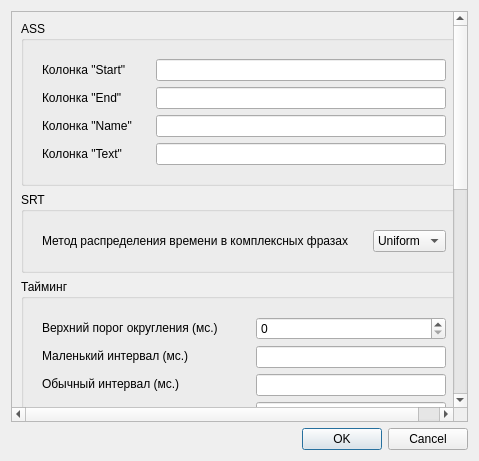
<?xml version="1.0" encoding="UTF-8"?>
<ui version="4.0">
 <class>Dialog</class>
 <widget class="QDialog" name="Dialog">
  <property name="geometry">
   <rect>
    <x>0</x>
    <y>0</y>
    <width>479</width>
    <height>461</height>
   </rect>
  </property>
  <property name="windowTitle">
   <string>Dialog</string>
  </property>
  <layout class="QVBoxLayout" name="verticalLayout">
   <item>
    <widget class="QScrollArea" name="scrollArea">
     <property name="widgetResizable">
      <bool>true</bool>
     </property>
     <widget class="QWidget" name="scrollAreaWidgetContents">
      <property name="geometry">
       <rect>
        <x>0</x>
        <y>0</y>
        <width>442</width>
        <height>798</height>
       </rect>
      </property>
      <layout class="QVBoxLayout" name="verticalLayout_2">
       <item>
        <widget class="QGroupBox" name="groupBox">
         <property name="title">
          <string>ASS</string>
         </property>
         <layout class="QHBoxLayout" name="horizontalLayout_5">
          <item>
           <widget class="QWidget" name="widget_7" native="true">
            <layout class="QVBoxLayout" name="verticalLayout_11">
             <item>
              <widget class="QLabel" name="label_13">
               <property name="text">
                <string>Колонка &quot;Start&quot;</string>
               </property>
              </widget>
             </item>
             <item>
              <widget class="QLabel" name="label_12">
               <property name="text">
                <string>Колонка &quot;End&quot;</string>
               </property>
              </widget>
             </item>
             <item>
              <widget class="QLabel" name="label_11">
               <property name="text">
                <string>Колонка &quot;Name&quot;</string>
               </property>
              </widget>
             </item>
             <item>
              <widget class="QLabel" name="label_10">
               <property name="text">
                <string>Колонка &quot;Text&quot;</string>
               </property>
              </widget>
             </item>
            </layout>
           </widget>
          </item>
          <item>
           <widget class="QWidget" name="widget_8" native="true">
            <layout class="QVBoxLayout" name="verticalLayout_10">
             <item>
              <widget class="QLineEdit" name="lineEdit_11"/>
             </item>
             <item>
              <widget class="QLineEdit" name="lineEdit_10"/>
             </item>
             <item>
              <widget class="QLineEdit" name="lineEdit_9"/>
             </item>
             <item>
              <widget class="QLineEdit" name="lineEdit_8"/>
             </item>
            </layout>
           </widget>
          </item>
         </layout>
        </widget>
       </item>
       <item>
        <widget class="QGroupBox" name="groupBox_2">
         <property name="title">
          <string>SRT</string>
         </property>
         <layout class="QHBoxLayout" name="horizontalLayout_6">
          <item>
           <widget class="QWidget" name="widget_9" native="true">
            <layout class="QVBoxLayout" name="verticalLayout_12">
             <item>
              <widget class="QLabel" name="label_14">
               <property name="text">
                <string>Метод распределения времени в комплексных фразах</string>
               </property>
              </widget>
             </item>
            </layout>
           </widget>
          </item>
          <item>
           <widget class="QWidget" name="widget_10" native="true">
            <layout class="QVBoxLayout" name="verticalLayout_13">
             <item>
              <widget class="QComboBox" name="comboBox">
               <item>
                <property name="text">
                 <string>Uniform</string>
                </property>
               </item>
               <item>
                <property name="text">
                 <string>Fair</string>
                </property>
               </item>
              </widget>
             </item>
            </layout>
           </widget>
          </item>
         </layout>
        </widget>
       </item>
       <item>
        <widget class="QGroupBox" name="groupBox_4">
         <property name="title">
          <string>Тайминг</string>
         </property>
         <layout class="QHBoxLayout" name="horizontalLayout">
          <item>
           <widget class="QWidget" name="widget_2" native="true">
            <layout class="QVBoxLayout" name="verticalLayout_4">
             <item>
              <widget class="QLabel" name="label">
               <property name="text">
                <string>Верхний порог округления (мс.)</string>
               </property>
              </widget>
             </item>
             <item>
              <widget class="QLabel" name="label_2">
               <property name="text">
                <string>Маленький интервал (мс.)</string>
               </property>
              </widget>
             </item>
             <item>
              <widget class="QLabel" name="label_5">
               <property name="text">
                <string>Обычный интервал (мс.)</string>
               </property>
              </widget>
             </item>
             <item>
              <widget class="QLabel" name="label_4">
               <property name="text">
                <string>Большой интервал (мс.)</string>
               </property>
              </widget>
             </item>
             <item>
              <widget class="QLabel" name="label_3">
               <property name="text">
                <string>Очень большой интервал (мс.)</string>
               </property>
              </widget>
             </item>
             <item>
              <widget class="QLabel" name="label_15">
               <property name="text">
                <string>Слишком большой интервал (мс.)</string>
               </property>
              </widget>
             </item>
            </layout>
           </widget>
          </item>
          <item>
           <widget class="QWidget" name="widget" native="true">
            <layout class="QVBoxLayout" name="verticalLayout_3">
             <item>
              <widget class="QSpinBox" name="spinBox"/>
             </item>
             <item>
              <widget class="QLineEdit" name="lineEdit_5"/>
             </item>
             <item>
              <widget class="QLineEdit" name="lineEdit_2"/>
             </item>
             <item>
              <widget class="QLineEdit" name="lineEdit"/>
             </item>
             <item>
              <widget class="QLineEdit" name="lineEdit_3"/>
             </item>
             <item>
              <widget class="QLineEdit" name="lineEdit_4"/>
             </item>
            </layout>
           </widget>
          </item>
         </layout>
        </widget>
       </item>
       <item>
        <widget class="QGroupBox" name="groupBox_3">
         <property name="title">
          <string>Стиль документа</string>
         </property>
         <layout class="QVBoxLayout" name="verticalLayout_9">
          <item>
           <widget class="QGroupBox" name="groupBox_6">
            <property name="title">
             <string>Нумерация страниц: Шрифт</string>
            </property>
            <layout class="QHBoxLayout" name="horizontalLayout_3">
             <item>
              <widget class="QWidget" name="widget_5" native="true">
               <layout class="QVBoxLayout" name="verticalLayout_8">
                <item>
                 <widget class="QLabel" name="label_8">
                  <property name="text">
                   <string>Имя</string>
                  </property>
                 </widget>
                </item>
                <item>
                 <widget class="QLabel" name="label_9">
                  <property name="text">
                   <string>Размер</string>
                  </property>
                 </widget>
                </item>
               </layout>
              </widget>
             </item>
             <item>
              <widget class="QFrame" name="frame">
               <property name="frameShape">
                <enum>QFrame::StyledPanel</enum>
               </property>
               <property name="frameShadow">
                <enum>QFrame::Raised</enum>
               </property>
               <layout class="QVBoxLayout" name="verticalLayout_7">
                <item>
                 <widget class="QLineEdit" name="lineEdit_7"/>
                </item>
                <item>
                 <widget class="QDoubleSpinBox" name="doubleSpinBox_2"/>
                </item>
               </layout>
              </widget>
             </item>
            </layout>
           </widget>
          </item>
          <item>
           <widget class="QGroupBox" name="groupBox_5">
            <property name="title">
             <string>Главный шрифт</string>
            </property>
            <layout class="QHBoxLayout" name="horizontalLayout_2">
             <item>
              <widget class="QWidget" name="widget_4" native="true">
               <layout class="QVBoxLayout" name="verticalLayout_5">
                <item>
                 <widget class="QLabel" name="label_6">
                  <property name="text">
                   <string>Имя</string>
                  </property>
                 </widget>
                </item>
                <item>
                 <widget class="QLabel" name="label_7">
                  <property name="text">
                   <string>Размер</string>
                  </property>
                 </widget>
                </item>
               </layout>
              </widget>
             </item>
             <item>
              <widget class="QWidget" name="widget_3" native="true">
               <layout class="QVBoxLayout" name="verticalLayout_6">
                <item>
                 <widget class="QLineEdit" name="lineEdit_6"/>
                </item>
                <item>
                 <widget class="QDoubleSpinBox" name="doubleSpinBox"/>
                </item>
               </layout>
              </widget>
             </item>
            </layout>
           </widget>
          </item>
          <item>
           <widget class="QWidget" name="widget_6" native="true">
            <layout class="QHBoxLayout" name="horizontalLayout_4">
             <item>
              <spacer name="horizontalSpacer">
               <property name="orientation">
                <enum>Qt::Horizontal</enum>
               </property>
               <property name="sizeHint" stdset="0">
                <size>
                 <width>270</width>
                 <height>20</height>
                </size>
               </property>
              </spacer>
             </item>
             <item>
              <widget class="QCheckBox" name="checkBox">
               <property name="text">
                <string>Отключить тэги</string>
               </property>
              </widget>
             </item>
            </layout>
           </widget>
          </item>
         </layout>
        </widget>
       </item>
       <item>
        <widget class="QGroupBox" name="groupBox_7">
         <property name="title">
          <string>Дополнительно</string>
         </property>
         <layout class="QHBoxLayout" name="horizontalLayout_7">
          <item>
           <spacer name="horizontalSpacer_2">
            <property name="orientation">
             <enum>Qt::Horizontal</enum>
            </property>
            <property name="sizeHint" stdset="0">
             <size>
              <width>40</width>
              <height>20</height>
             </size>
            </property>
           </spacer>
          </item>
          <item>
           <widget class="QCheckBox" name="checkBox_2">
            <property name="text">
             <string>Включить расширенную звуковую тему</string>
            </property>
           </widget>
          </item>
         </layout>
        </widget>
       </item>
      </layout>
     </widget>
    </widget>
   </item>
   <item>
    <widget class="QDialogButtonBox" name="buttonBox">
     <property name="orientation">
      <enum>Qt::Horizontal</enum>
     </property>
     <property name="standardButtons">
      <set>QDialogButtonBox::Cancel|QDialogButtonBox::Ok</set>
     </property>
    </widget>
   </item>
  </layout>
 </widget>
 <resources/>
 <connections>
  <connection>
   <sender>buttonBox</sender>
   <signal>accepted()</signal>
   <receiver>Dialog</receiver>
   <slot>accept()</slot>
   <hints>
    <hint type="sourcelabel">
     <x>248</x>
     <y>254</y>
    </hint>
    <hint type="destinationlabel">
     <x>157</x>
     <y>274</y>
    </hint>
   </hints>
  </connection>
  <connection>
   <sender>buttonBox</sender>
   <signal>rejected()</signal>
   <receiver>Dialog</receiver>
   <slot>reject()</slot>
   <hints>
    <hint type="sourcelabel">
     <x>316</x>
     <y>260</y>
    </hint>
    <hint type="destinationlabel">
     <x>286</x>
     <y>274</y>
    </hint>
   </hints>
  </connection>
 </connections>
</ui>
